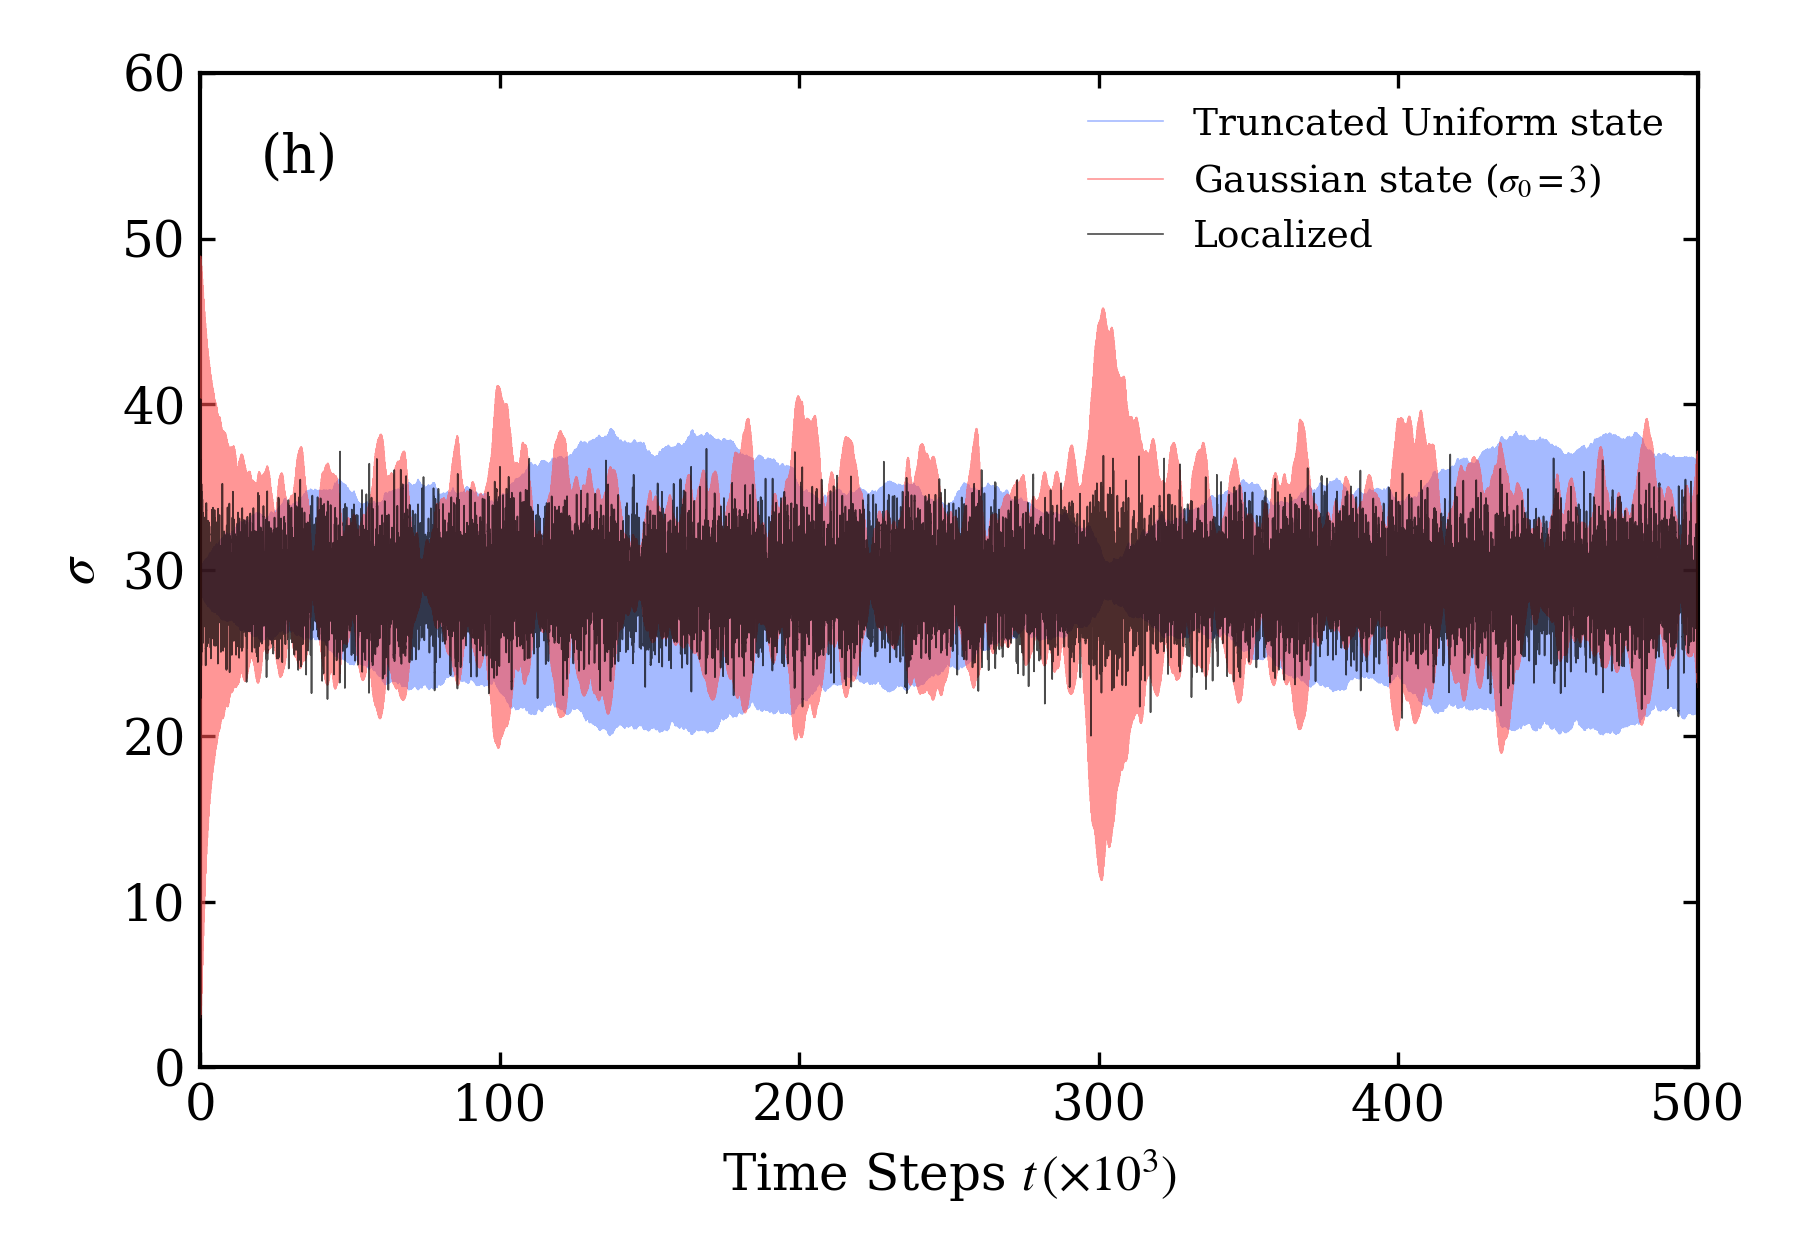

Here is the Python script that generated this plot:
r"""
Reprodução do Painel (h) da FIG. 2
'Stiffness in Confined Quantum Walks'
Evolução em tempos longos do desvio padrão \sigma(t) até 5 x 10^5 passos (t in [0, 500] x 10^3).
"""

import numpy as np
import matplotlib.pyplot as plt
from qw_simulation import load_or_run_simulation, setup_matplotlib_style

def main():
    setup_matplotlib_style()
    data = load_or_run_simulation()
    
    t_max = 500_000
    t_axis = np.arange(t_max + 1) / 1000.0  # Em unidades de 10^3 passos
    
    s_loc = data['s_loc'][:t_max + 1]
    s_gauss = data['s_gauss'][:t_max + 1]
    s_unif = data['s_unif'][:t_max + 1]
    
    fig, ax = plt.subplots(figsize=(6, 4.2), dpi=200)
    
    # Devido à alta densidade de pontos (500.000), o traçado com alpha reproduz fielmente
    # a banda de oscilação e modulação lenta observada no artigo
    ax.plot(t_axis, s_unif, color='#5c82ff', alpha=0.55, lw=0.4, label='Truncated Uniform state', zorder=2)
    ax.plot(t_axis, s_gauss, color='#ff5050', alpha=0.60, lw=0.4, label=r'Gaussian state ($\sigma_0 = 3$)', zorder=3)
    ax.plot(t_axis, s_loc, color='black', alpha=0.70, lw=0.4, label='Localized', zorder=4)
    
    # Rótulo do painel
    ax.text(0.04, 0.90, "(h)", transform=ax.transAxes, fontsize=13)
    
    ax.set_xlim(0, 500)
    ax.set_ylim(0, 60)
    ax.set_xticks(np.arange(0, 501, 100))
    ax.set_yticks(np.arange(0, 61, 10))
    
    ax.set_xlabel(r"Time Steps $t \, (\times 10^3)$", fontsize=12)
    ax.set_ylabel(r"$\sigma$", fontsize=13)
    ax.legend(frameon=False, loc="upper right", fontsize=9)
    
    plt.tight_layout()
    plt.savefig("fig2_panel_h.png", dpi=300)
    print("Salvo: fig2_panel_h.png")
    plt.close()

if __name__ == "__main__":
    main()
